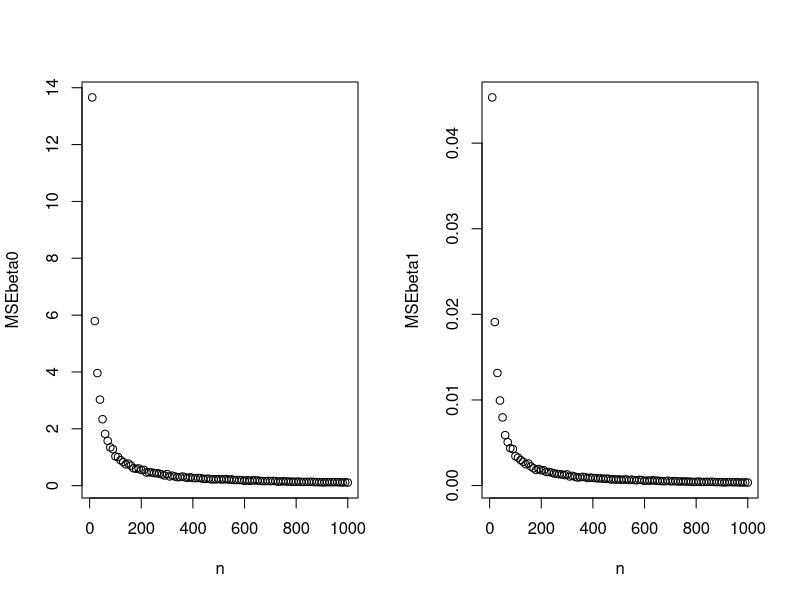

Write R code to recreate this figure.
N<- 1000
n <- seq(from=10, to=1000, by=10)


beta0<- 9
beta1<- 3
MSEbeta0<-c()
MSEbeta1<-c()

for(j in 1:length(n)){
  errbeta0<-c()
  errbeta1<-c()
  for(i in 1:N){
    x<- runif(n[j], min=1, max=30)
    epsilon<- rnorm(n[j],sd=5)
    y<- beta0 + beta1*x + epsilon
    ajuste<- lm(y~x)
    betahat<-as.numeric(coef(ajuste))
    errbeta0[i]<-beta0-betahat[1]
    errbeta1[i]<-beta1-betahat[2]
  }
  MSEbeta0[j]<-mean(errbeta0^2)
  MSEbeta1[j]<-mean(errbeta1^2)
}

par(mfrow=c(1,2))
plot(n,MSEbeta0)
plot(n,MSEbeta1)
par(mfrow=c(1,1))
